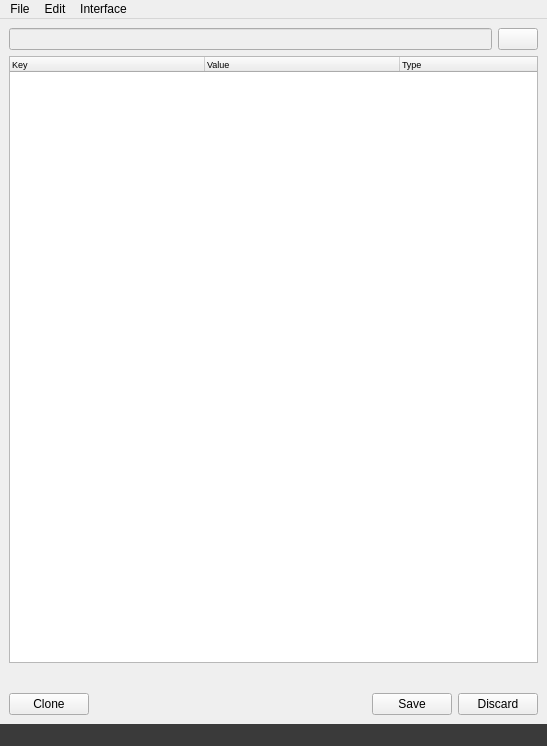
<?xml version="1.0" encoding="UTF-8"?>
<ui version="4.0">
 <class>MainWindow</class>
 <widget class="QMainWindow" name="MainWindow">
  <property name="geometry">
   <rect>
    <x>0</x>
    <y>0</y>
    <width>547</width>
    <height>746</height>
   </rect>
  </property>
  <property name="acceptDrops">
   <bool>true</bool>
  </property>
  <property name="windowTitle">
   <string>JSON-ED</string>
  </property>
  <widget class="QWidget" name="centralwidget">
   <layout class="QVBoxLayout" name="verticalLayout_5">
    <item>
     <layout class="QVBoxLayout" name="verticalLayout">
      <item>
       <layout class="QHBoxLayout" name="horizontalLayout_4">
        <item>
         <widget class="QLineEdit" name="LE_json_file">
          <property name="enabled">
           <bool>false</bool>
          </property>
         </widget>
        </item>
        <item>
         <widget class="QPushButton" name="BTN_browse_file">
          <property name="text">
           <string/>
          </property>
         </widget>
        </item>
       </layout>
      </item>
      <item>
       <layout class="QHBoxLayout" name="layout_main">
        <item>
         <widget class="QTreeWidget" name="main_tree">
          <property name="font">
           <font>
            <pointsize>7</pointsize>
           </font>
          </property>
          <property name="editTriggers">
           <set>QAbstractItemView::AnyKeyPressed|QAbstractItemView::DoubleClicked</set>
          </property>
          <property name="dragDropMode">
           <enum>QAbstractItemView::NoDragDrop</enum>
          </property>
          <property name="alternatingRowColors">
           <bool>true</bool>
          </property>
          <property name="selectionMode">
           <enum>QAbstractItemView::ExtendedSelection</enum>
          </property>
          <property name="columnCount">
           <number>3</number>
          </property>
          <attribute name="headerCascadingSectionResizes">
           <bool>true</bool>
          </attribute>
          <attribute name="headerMinimumSectionSize">
           <number>0</number>
          </attribute>
          <attribute name="headerDefaultSectionSize">
           <number>195</number>
          </attribute>
          <attribute name="headerHighlightSections">
           <bool>true</bool>
          </attribute>
          <column>
           <property name="text">
            <string>Key</string>
           </property>
          </column>
          <column>
           <property name="text">
            <string>Value</string>
           </property>
          </column>
          <column>
           <property name="text">
            <string>Type</string>
           </property>
          </column>
         </widget>
        </item>
       </layout>
      </item>
      <item>
       <layout class="QVBoxLayout" name="verticalLayout_4">
        <item>
         <widget class="QFrame" name="frame">
          <property name="enabled">
           <bool>false</bool>
          </property>
          <layout class="QHBoxLayout" name="horizontalLayout_5"/>
         </widget>
        </item>
        <item>
         <layout class="QHBoxLayout" name="horizontalLayout_6" stretch="0,4,0,0">
          <item>
           <widget class="QPushButton" name="BTN_clone">
            <property name="sizePolicy">
             <sizepolicy hsizetype="Minimum" vsizetype="Minimum">
              <horstretch>0</horstretch>
              <verstretch>0</verstretch>
             </sizepolicy>
            </property>
            <property name="text">
             <string>Clone</string>
            </property>
            <property name="shortcut">
             <string>Ctrl+D</string>
            </property>
           </widget>
          </item>
          <item>
           <spacer name="horizontalSpacer_2">
            <property name="orientation">
             <enum>Qt::Horizontal</enum>
            </property>
            <property name="sizeHint" stdset="0">
             <size>
              <width>40</width>
              <height>20</height>
             </size>
            </property>
           </spacer>
          </item>
          <item>
           <widget class="QPushButton" name="BTN_Save">
            <property name="text">
             <string>Save</string>
            </property>
           </widget>
          </item>
          <item>
           <widget class="QPushButton" name="BTN_discard">
            <property name="sizePolicy">
             <sizepolicy hsizetype="Minimum" vsizetype="Minimum">
              <horstretch>0</horstretch>
              <verstretch>0</verstretch>
             </sizepolicy>
            </property>
            <property name="text">
             <string>Discard</string>
            </property>
            <property name="shortcut">
             <string>Ctrl+R</string>
            </property>
           </widget>
          </item>
         </layout>
        </item>
       </layout>
      </item>
     </layout>
    </item>
   </layout>
  </widget>
  <widget class="QMenuBar" name="menubar">
   <property name="geometry">
    <rect>
     <x>0</x>
     <y>0</y>
     <width>547</width>
     <height>21</height>
    </rect>
   </property>
   <widget class="QMenu" name="menuFile">
    <property name="tearOffEnabled">
     <bool>true</bool>
    </property>
    <property name="title">
     <string>File</string>
    </property>
    <addaction name="actionNew"/>
    <addaction name="actionOpen"/>
    <addaction name="separator"/>
    <addaction name="actionSave"/>
    <addaction name="actionSave_As"/>
    <addaction name="separator"/>
    <addaction name="actionReload"/>
   </widget>
   <widget class="QMenu" name="menuEdit">
    <property name="tearOffEnabled">
     <bool>true</bool>
    </property>
    <property name="title">
     <string>Edit</string>
    </property>
    <addaction name="actionPreferences"/>
    <addaction name="separator"/>
    <addaction name="actionCut"/>
    <addaction name="actionCopy"/>
    <addaction name="actionPaste"/>
    <addaction name="actionDelete"/>
    <addaction name="separator"/>
    <addaction name="actionCreate_New_Item"/>
    <addaction name="actionMove_Up"/>
    <addaction name="actionMove_Down"/>
    <addaction name="separator"/>
    <addaction name="actionParent"/>
    <addaction name="actionUnParent"/>
   </widget>
   <widget class="QMenu" name="menuInterface">
    <property name="tearOffEnabled">
     <bool>true</bool>
    </property>
    <property name="title">
     <string>Interface</string>
    </property>
    <addaction name="actionReset_Font_Size"/>
    <addaction name="actionIncrease_Font_Size"/>
    <addaction name="actionDecrease_Font_Size"/>
   </widget>
   <addaction name="menuFile"/>
   <addaction name="menuEdit"/>
   <addaction name="menuInterface"/>
  </widget>
  <widget class="QStatusBar" name="statusbar">
   <property name="styleSheet">
    <string notr="true">background-color:rgb(58, 58, 58)</string>
   </property>
   <property name="sizeGripEnabled">
    <bool>true</bool>
   </property>
  </widget>
  <action name="actionNew">
   <property name="text">
    <string>New</string>
   </property>
   <property name="shortcut">
    <string>Ctrl+N</string>
   </property>
  </action>
  <action name="actionOpen">
   <property name="text">
    <string>Open</string>
   </property>
   <property name="shortcut">
    <string>Ctrl+O</string>
   </property>
  </action>
  <action name="actionSave">
   <property name="text">
    <string>Save</string>
   </property>
   <property name="shortcut">
    <string>Ctrl+S</string>
   </property>
  </action>
  <action name="actionSave_As">
   <property name="text">
    <string>Save As</string>
   </property>
   <property name="shortcut">
    <string>Ctrl+Shift+S</string>
   </property>
  </action>
  <action name="actionCut">
   <property name="text">
    <string>Cut</string>
   </property>
   <property name="shortcut">
    <string>Ctrl+X</string>
   </property>
  </action>
  <action name="actionCopy">
   <property name="text">
    <string>Copy</string>
   </property>
   <property name="shortcut">
    <string>Ctrl+C</string>
   </property>
  </action>
  <action name="actionPaste">
   <property name="text">
    <string>Paste</string>
   </property>
   <property name="shortcut">
    <string>Ctrl+V</string>
   </property>
  </action>
  <action name="actionDelete">
   <property name="text">
    <string>Delete</string>
   </property>
   <property name="shortcut">
    <string>-</string>
   </property>
  </action>
  <action name="actionMove_Up">
   <property name="text">
    <string>Move Up</string>
   </property>
   <property name="shortcut">
    <string>Alt+Up</string>
   </property>
  </action>
  <action name="actionMove_Down">
   <property name="text">
    <string>Move Down</string>
   </property>
   <property name="shortcut">
    <string>Alt+Down</string>
   </property>
  </action>
  <action name="actionCreate_New_Item">
   <property name="text">
    <string>Create New Item</string>
   </property>
   <property name="shortcut">
    <string>+</string>
   </property>
  </action>
  <action name="actionPreferences">
   <property name="enabled">
    <bool>false</bool>
   </property>
   <property name="text">
    <string>Preferences</string>
   </property>
  </action>
  <action name="actionParent">
   <property name="text">
    <string>Parent</string>
   </property>
   <property name="statusTip">
    <string>Parents to last selected item</string>
   </property>
   <property name="shortcut">
    <string>P</string>
   </property>
  </action>
  <action name="actionUnParent">
   <property name="text">
    <string>UnParent</string>
   </property>
   <property name="shortcut">
    <string>Shift+P</string>
   </property>
  </action>
  <action name="actionReset_Font_Size">
   <property name="text">
    <string>Reset Font Size</string>
   </property>
  </action>
  <action name="actionIncrease_Font_Size">
   <property name="text">
    <string>Increase Font Size</string>
   </property>
   <property name="shortcut">
    <string>Ctrl++</string>
   </property>
  </action>
  <action name="actionDecrease_Font_Size">
   <property name="text">
    <string>Decrease Font Size</string>
   </property>
   <property name="shortcut">
    <string>Ctrl+-</string>
   </property>
  </action>
  <action name="actionReset_Header">
   <property name="text">
    <string>Reset Header</string>
   </property>
  </action>
  <action name="actionReload">
   <property name="text">
    <string>Reload From Disk</string>
   </property>
   <property name="shortcut">
    <string>F5</string>
   </property>
  </action>
 </widget>
 <resources/>
 <connections/>
</ui>
